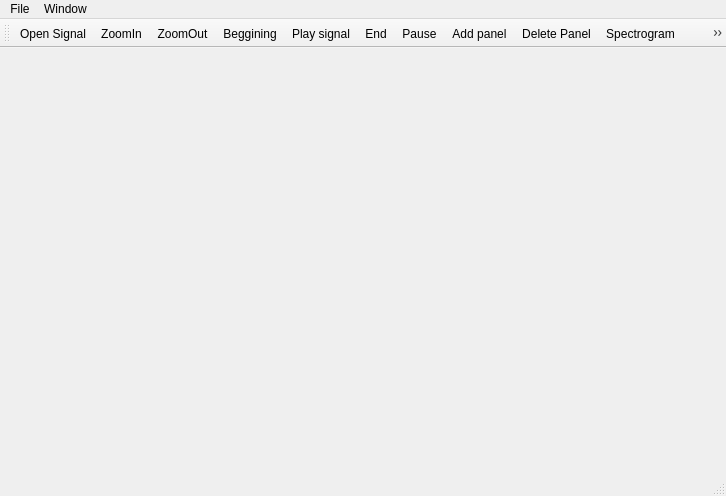
<?xml version="1.0" encoding="UTF-8"?>
<ui version="4.0">
 <class>MainWindow</class>
 <widget class="QMainWindow" name="MainWindow">
  <property name="geometry">
   <rect>
    <x>0</x>
    <y>0</y>
    <width>726</width>
    <height>496</height>
   </rect>
  </property>
  <property name="windowTitle">
   <string>MainWindow</string>
  </property>
  <property name="windowIcon">
   <iconset>
    <normaloff>icons/signal.png</normaloff>icons/signal.png</iconset>
  </property>
  <widget class="QWidget" name="centralwidget">
   <layout class="QHBoxLayout" name="horizontalLayout">
    <item>
     <layout class="QVBoxLayout" name="verticalLayout"/>
    </item>
    <item>
     <layout class="QVBoxLayout" name="verticalLayout_2"/>
    </item>
   </layout>
  </widget>
  <widget class="QMenuBar" name="menubar">
   <property name="geometry">
    <rect>
     <x>0</x>
     <y>0</y>
     <width>726</width>
     <height>22</height>
    </rect>
   </property>
   <widget class="QMenu" name="menuFile">
    <property name="title">
     <string>File</string>
    </property>
    <addaction name="actionOpen_signal"/>
    <addaction name="separator"/>
    <addaction name="separator"/>
    <addaction name="separator"/>
    <addaction name="actionSave_signal_as"/>
    <addaction name="separator"/>
    <addaction name="separator"/>
    <addaction name="separator"/>
    <addaction name="separator"/>
    <addaction name="separator"/>
    <addaction name="actionExit"/>
   </widget>
   <widget class="QMenu" name="menuWindow">
    <property name="title">
     <string>Window</string>
    </property>
    <widget class="QMenu" name="menuSelect_signal">
     <property name="title">
      <string>Select signal</string>
     </property>
     <addaction name="actionSignal1_2"/>
     <addaction name="actionSignal2_2"/>
     <addaction name="actionSignal3"/>
    </widget>
    <addaction name="ClearSignal"/>
    <addaction name="AddChannel"/>
    <addaction name="DeleteChannel"/>
    <addaction name="menuSelect_signal"/>
   </widget>
   <addaction name="menuFile"/>
   <addaction name="menuWindow"/>
  </widget>
  <widget class="QStatusBar" name="statusbar"/>
  <widget class="QToolBar" name="toolBar">
   <property name="windowTitle">
    <string>toolBar</string>
   </property>
   <attribute name="toolBarArea">
    <enum>TopToolBarArea</enum>
   </attribute>
   <attribute name="toolBarBreak">
    <bool>false</bool>
   </attribute>
   <addaction name="OpenSignalBtn"/>
   <addaction name="ZoomIn"/>
   <addaction name="ZoomOut"/>
   <addaction name="Beginning"/>
   <addaction name="PlayBtn"/>
   <addaction name="End"/>
   <addaction name="Pause"/>
   <addaction name="AddPanel"/>
   <addaction name="DeletePanel"/>
   <addaction name="spectrogram"/>
   <addaction name="PDF"/>
   <addaction name="LeftScroll"/>
   <addaction name="RightScroll"/>
  </widget>
  <action name="actionOpen_signal">
   <property name="text">
    <string>Open signal</string>
   </property>
  </action>
  <action name="actionSave_signal_as">
   <property name="text">
    <string>Save signal as </string>
   </property>
  </action>
  <action name="actionExit">
   <property name="text">
    <string>Exit</string>
   </property>
   <property name="shortcut">
    <string>Alt+F4</string>
   </property>
  </action>
  <action name="OpenSignalBtn">
   <property name="icon">
    <iconset>
     <normaloff>icons/open-folder-with-document.png</normaloff>icons/open-folder-with-document.png</iconset>
   </property>
   <property name="text">
    <string>Open Signal</string>
   </property>
   <property name="toolTip">
    <string>Open Signal</string>
   </property>
   <property name="shortcut">
    <string>Ctrl+O</string>
   </property>
   <property name="iconVisibleInMenu">
    <bool>true</bool>
   </property>
  </action>
  <action name="ZoomIn">
   <property name="icon">
    <iconset>
     <normaloff>icons/zoom-in.png</normaloff>icons/zoom-in.png</iconset>
   </property>
   <property name="text">
    <string>ZoomIn</string>
   </property>
   <property name="toolTip">
    <string>ZoomIn</string>
   </property>
   <property name="shortcut">
    <string>Ctrl++</string>
   </property>
  </action>
  <action name="ZoomOut">
   <property name="icon">
    <iconset>
     <normaloff>icons/zoom-out.png</normaloff>icons/zoom-out.png</iconset>
   </property>
   <property name="text">
    <string>ZoomOut</string>
   </property>
   <property name="toolTip">
    <string>ZoomOut</string>
   </property>
   <property name="shortcut">
    <string>Ctrl+-</string>
   </property>
  </action>
  <action name="Beginning">
   <property name="icon">
    <iconset>
     <normaloff>icons/backward.png</normaloff>icons/backward.png</iconset>
   </property>
   <property name="text">
    <string>Beggining</string>
   </property>
   <property name="toolTip">
    <string>Beggining</string>
   </property>
   <property name="shortcut">
    <string>Home</string>
   </property>
  </action>
  <action name="PlayBtn">
   <property name="icon">
    <iconset>
     <normaloff>icons/play-button.png</normaloff>icons/play-button.png</iconset>
   </property>
   <property name="text">
    <string>Play signal</string>
   </property>
   <property name="toolTip">
    <string>Play signal</string>
   </property>
   <property name="shortcut">
    <string>F5</string>
   </property>
  </action>
  <action name="End">
   <property name="icon">
    <iconset>
     <normaloff>icons/forward.png</normaloff>icons/forward.png</iconset>
   </property>
   <property name="text">
    <string>End</string>
   </property>
   <property name="toolTip">
    <string>End</string>
   </property>
   <property name="shortcut">
    <string>End</string>
   </property>
  </action>
  <action name="Pause">
   <property name="icon">
    <iconset>
     <normaloff>icons/pause.png</normaloff>icons/pause.png</iconset>
   </property>
   <property name="text">
    <string>Pause</string>
   </property>
   <property name="toolTip">
    <string>Pause</string>
   </property>
   <property name="shortcut">
    <string>F7</string>
   </property>
  </action>
  <action name="spectrogram">
   <property name="icon">
    <iconset>
     <normaloff>icons/Spectrogram.png</normaloff>icons/Spectrogram.png</iconset>
   </property>
   <property name="text">
    <string>Spectrogram</string>
   </property>
   <property name="toolTip">
    <string>Spectrogram</string>
   </property>
   <property name="shortcut">
    <string>Ctrl+G</string>
   </property>
  </action>
  <action name="PDF">
   <property name="icon">
    <iconset>
     <normaloff>icons/pdf.png</normaloff>icons/pdf.png</iconset>
   </property>
   <property name="text">
    <string>PDF</string>
   </property>
   <property name="toolTip">
    <string>PDF</string>
   </property>
   <property name="shortcut">
    <string>Ctrl+S</string>
   </property>
  </action>
  <action name="ClearSignal">
   <property name="text">
    <string>Clear Signal</string>
   </property>
   <property name="shortcut">
    <string>Ctrl+C</string>
   </property>
  </action>
  <action name="AddChannel">
   <property name="text">
    <string>Add Channel</string>
   </property>
   <property name="shortcut">
    <string>Ctrl+N</string>
   </property>
  </action>
  <action name="DeleteChannel">
   <property name="text">
    <string>Delete Channel</string>
   </property>
   <property name="shortcut">
    <string>Ctrl+D</string>
   </property>
  </action>
  <action name="AddPanel">
   <property name="icon">
    <iconset>
     <normaloff>icons/addChannel.png</normaloff>icons/addChannel.png</iconset>
   </property>
   <property name="text">
    <string>Add panel</string>
   </property>
   <property name="toolTip">
    <string>Add Panel</string>
   </property>
  </action>
  <action name="DeletePanel">
   <property name="icon">
    <iconset>
     <normaloff>icons/delete.png</normaloff>icons/delete.png</iconset>
   </property>
   <property name="text">
    <string>Delete Panel</string>
   </property>
   <property name="toolTip">
    <string>Delete Panel</string>
   </property>
  </action>
  <action name="LeftScroll">
   <property name="icon">
    <iconset>
     <normaloff>icons/left.png</normaloff>icons/left.png</iconset>
   </property>
   <property name="text">
    <string>Scroll Left</string>
   </property>
   <property name="toolTip">
    <string>Scroll Left</string>
   </property>
   <property name="shortcut">
    <string>Ctrl+Left</string>
   </property>
  </action>
  <action name="RightScroll">
   <property name="icon">
    <iconset>
     <normaloff>icons/right.png</normaloff>icons/right.png</iconset>
   </property>
   <property name="text">
    <string>Right Scroll</string>
   </property>
   <property name="toolTip">
    <string>Right Scroll</string>
   </property>
   <property name="shortcut">
    <string>Ctrl+Right</string>
   </property>
  </action>
  <action name="actionSignal2">
   <property name="text">
    <string>Signal2</string>
   </property>
  </action>
  <action name="actionSignal1_2">
   <property name="text">
    <string>Signal1</string>
   </property>
   <property name="shortcut">
    <string>1</string>
   </property>
  </action>
  <action name="actionSignal2_2">
   <property name="text">
    <string>Signal2</string>
   </property>
   <property name="shortcut">
    <string>2</string>
   </property>
  </action>
  <action name="actionSignal3">
   <property name="text">
    <string>Signal3</string>
   </property>
   <property name="shortcut">
    <string>3</string>
   </property>
  </action>
 </widget>
 <resources/>
 <connections/>
</ui>
